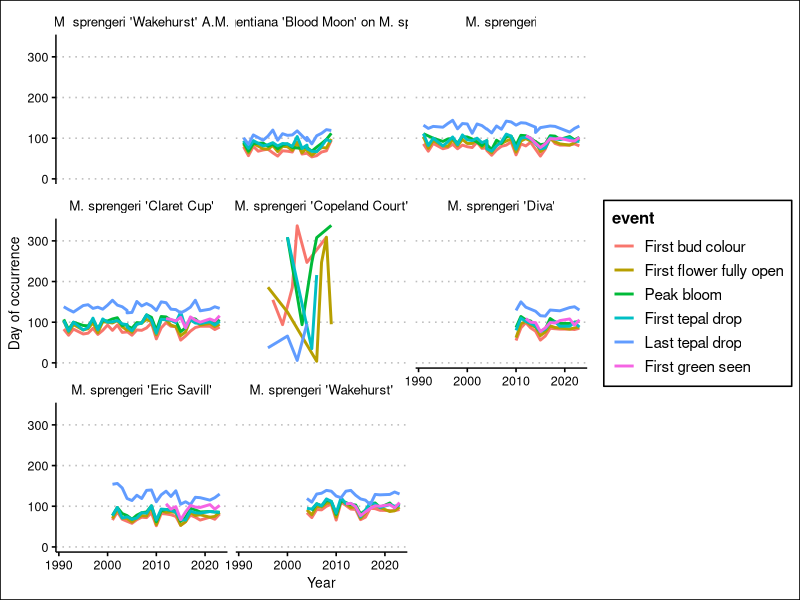

The R script that drew this image:
# <><><><><><><><><><><><><><><><><><><><><><><><><><><><><><><><><><><><><><><>
#     Started by Justin
#     9 April 2024
# 
#     Magnolia phenology cleaner analysis
# 
# <><><><><><><><><><><><><><><><><><><><><><><><><><><><><><><><><><><><><><><>
rm(list = ls())
library(tidyverse)
library(reshape2)
library(lubridate)
library(ggthemes)
library(viridis)

# Starting with Adriana's new data from 2010 to 2023
# 2020 and 2024 not included
d2010 <- read_csv("analyses/input/data2010.csv")
d2011 <- read_csv("analyses/input/data2011.csv")
d2012 <- read_csv("analyses/input/data2012.csv")
d2013 <- read_csv("analyses/input/data2013.csv")
d2014 <- read_csv("analyses/input/data2014.csv")
d2015 <- read_csv("analyses/input/data2015.csv")
d2016 <- read_csv("analyses/input/data2016.csv")
d2017 <- read_csv("analyses/input/data2017.csv")
d2018 <- read_csv("analyses/input/data2018.csv")
d2019 <- read_csv("analyses/input/data2019.csv")
# d2020 <- read_csv("analyses/input/data2020.csv")
d2021 <- read_csv("analyses/input/data2021.csv")
d2022 <- read_csv("analyses/input/data2022.csv")
d2023 <- read_csv("analyses/input/data2023.csv")

# bind_rows() indicates different data classes between each dataset, so make long format first and make all of the dates character class first.

# # I tried doing this with lapply but I'm so confused so I'll just do each one manually
# dlist <- list(d2010,d2011,d2012,d2013,d2014,d2015,d2016,d2017,d2018,d2019,d2021,d2022,d2023)
# clist <- c("d2010","d2011","d2012","d2013","d2014","d2015","d2016","d2017","d2018","d2019","d2021","d2022","d2023")
# 
# colnames <- c("Refno","Location","Name","FBD","FFFO","PB","FTD","LTD","FGS","AccessNo","Stat2024","Comments")
# dlist2 <- lapply(dlist, function(x){x<-setNames(x, colnames)})
# dlist3 <- lapply(dlist2, function(x) x %>% mutate_all(as.character))
# dlist4 <- lapply(dlist3, function(x){melt(dlist3[[x]], id.vars=c("Refno","Location","Name","AccessNo","Status2024","Comments"),var = "event")})

# as.character()
convertcols <- c("First bud colour",
                 "First flower fully open",
                 "Peak bloom",
                 "First tepal drop",
                 "Last tepal drop",
                 "First green seen")
d2010[convertcols] <- lapply(d2010[convertcols], as.character)
d2011[convertcols] <- lapply(d2011[convertcols], as.character)
d2012[convertcols] <- lapply(d2012[convertcols], as.character)
d2013[convertcols] <- lapply(d2013[convertcols], as.character)
d2014[convertcols] <- lapply(d2014[convertcols], as.character)
d2015[convertcols] <- lapply(d2015[convertcols], as.character)
d2016[convertcols] <- lapply(d2016[convertcols], as.character)
d2017[convertcols] <- lapply(d2017[convertcols], as.character)
d2018[convertcols] <- lapply(d2018[convertcols], as.character)
d2019[convertcols] <- lapply(d2019[convertcols], as.character)
d2021[convertcols] <- lapply(d2021[convertcols], as.character)
d2022[convertcols] <- lapply(d2022[convertcols], as.character)
d2023[convertcols] <- lapply(d2023[convertcols], as.character)

# melting
d2010 <- melt(d2010, id.vars=c("Ref. No.","Location","Name","Accession Number","Status in 2024","Comments"),
              var = "event")
d2011 <- melt(d2011, id.vars=c("Ref. No.","Location","Name","Accession Number","Status in 2024","Comments"),
              var = "event")
d2012 <- melt(d2012, id.vars=c("Ref. No.","Location","Name","Accession Number","Status in 2024","Comments"),
              var = "event")
d2013 <- melt(d2013, id.vars=c("Ref. No.","Location","Name","Accession Number","Status in 2024","Comments"),
              var = "event")
d2014 <- melt(d2014, id.vars=c("Ref. No.","Location","Name","Accession Number","Status in 2024","Comments"),
              var = "event")
d2015 <- melt(d2015, id.vars=c("Ref. No.","Location","Name","Accession Number","Status in 2024","Comments"),
              var = "event")
d2016 <- melt(d2016, id.vars=c("Ref. No.","Location","Name","Accession Number","Status in 2024","Comments"),
              var = "event")
d2017 <- melt(d2017, id.vars=c("Ref. No.","Location","Name","Accession Number","Status in 2024","Comments"),
              var = "event")
d2018 <- melt(d2018, id.vars=c("Ref. No.","Location","Name","Accession Number","Status in 2024","Comments"),
              var = "event")
d2019 <- melt(d2019, id.vars=c("Ref. No.","Location","Name","Accession Number","Status in 2024","Comments"),
              var = "event")
d2021 <- melt(d2021, id.vars=c("Ref. No.","Location","Name","Accession Number","Status in 2024","Comments"),
              var = "event")
d2022 <- melt(d2022, id.vars=c("Ref. No.","Location","Name","Accession Number","Status in 2024","Comments"),
              var = "event")
d2023 <- melt(d2023, id.vars=c("Ref. No.","Location","Name","Accession Number","Status in 2024","Comments"),
              var = "event")

dlong <- bind_rows(d2010, d2011, d2012, d2013, d2014,
               d2015, d2016, d2017, d2018, d2019,
               d2021, d2022, d2023)
dlong %>% filter(value == "XX")
dlong$value[which(dlong$value == "XX")] <- "NA"

dlong$value <- as.Date(dlong$value, format = "%Y-%m-%d")
ddate <- dlong %>%
  mutate(DOY = yday(value)) %>%
  filter(!is.na(value)) %>%
  select(-5,-6) %>%
  mutate(year = year(value))

# <><><><><><><><><><><><><><><><><><><><><><><><><><><><><><><><><><><><><><><>
# Applying the same treatment to the earlier Magnolia data from before
# OBJECTS:
#     ddate: 2010 to 2023 magnolia data cleaned

dinit <- read_csv("analyses/input/Magnolia Phenology Study to 2013.csv")

dinit2 <- dinit %>%
  select(-1, -c(12:16))

# Copeland court has weird stuff that needs to be sorted out separately
dinit3 <- dinit2 %>%
  filter(Name != "M. sprengeri 'Copeland Court'")
copeland <- dinit2 %>%
  filter(Name == "M. sprengeri 'Copeland Court'")
dinit3 <- dinit3 %>%
  mutate("First green seen" = NA)
dinit3[convertcols] <- lapply(dinit3[convertcols], as.character)

# Making long
dinitlong <- dinit3 %>%
  melt(id.vars=c("Ref. No.","Location","Name","Accession Number","year"),
   var = "event")

# Formatting to date
dinitdate <- dinitlong %>%
  mutate(value = dmy(value))
dinitdate$year <- year(dinitdate$value)

# Adding DOY and clearing NAs
dinitdate <- dinitdate %>%
  mutate(DOY = yday(value)) %>%
  filter(!is.na(value))

# Working on Copeland court now
copeland <- copeland %>%
  mutate("First green seen" = NA)
copeland[convertcols] <- lapply(copeland[convertcols], as.character)

# Adds years to the dates
copeland$"First bud colour" <- paste(copeland$year, copeland$"First bud colour", sep = "/")
copeland$"First flower fully open" <- paste(copeland$year, copeland$"First flower fully open", sep = "/")
copeland$"Peak bloom" <- paste(copeland$year, copeland$"Peak bloom", sep = "/")
copeland$"First tepal drop" <- paste(copeland$year, copeland$"First tepal drop", sep = "/")
copeland$"Last tepal drop" <- paste(copeland$year, copeland$"Last tepal drop", sep = "/")

# Making long
copelandlong <- copeland %>%
  melt(id.vars=c("Ref. No.","Location","Name","year","Accession Number"),
       var = "event")  

# Formatting to date
copelandlong <- copelandlong %>%
  filter(!grepl("/NA",value))
copelandlong$value <- as.Date(copelandlong$value, format = "%Y/%m/%d")

# Adding DOY and clearing NAs
copelanddate <- copelandlong %>%
  mutate(DOY = yday(value)) %>%
  filter(!is.na(value))

dinitbind <- bind_rows(dinitdate,copelanddate)

allbind <- bind_rows(ddate,dinitbind)

# Adriana says the plant in A2 which was once Magnolia sprengeri 'Copeland Court' is now called M. sprengeri 'Diva' with accession number 1982-0954.03
allbind$Name[which(allbind$Name == "M. sprengeri 'Copeland Court'" & allbind$Location == "A2")] <- "M. sprengeri 'Diva'"
# Seems like it didn't really affect anything actually...

# We also need to combine names that are the same, i.e. M. sprengeri = Magnolia sprengeri
unique(allbind$Name)
allbind$Name <- gsub("Magnolia", "M.", allbind$Name)

# <><><><><><><><><><><><><><><><><><><><><><><><><><><><><><><><><><><><><><><>
# Time for some simple visualization

sprengeri <- allbind %>%
  filter(grepl("sprengeri",Name))

# # Saving the stuff here in markdown for later
# sprengeravg <- sprengeri %>%
#   group_by(year) %>%
#   summarize(bud.colour.avg = mean("First bud colour"),
#             anthesis.avg = mean("First flower fully open"),
#             peak.avg = mean("Peak bloom"),
#             tepalfirst.avg = mean("First tepal drop"),
#             tepallast.avg = mean("Last tepal drop"))
# 
# sprenger.long <- sprengeravg %>%
#   reshape2::melt(id.vars = "year",
#                  var = "event") %>%
#   mutate(species = "M. sprengeri")  %>%
#   drop_na(year)

sprengeri %>% ggplot(aes(x = year,
                         y = DOY,
                         colour = event)) +
  geom_line(linewidth = 1) +
  labs(x = "Year",
       y = "Day of occurrence") +
  theme_clean() +
  facet_wrap(Name ~ .)
